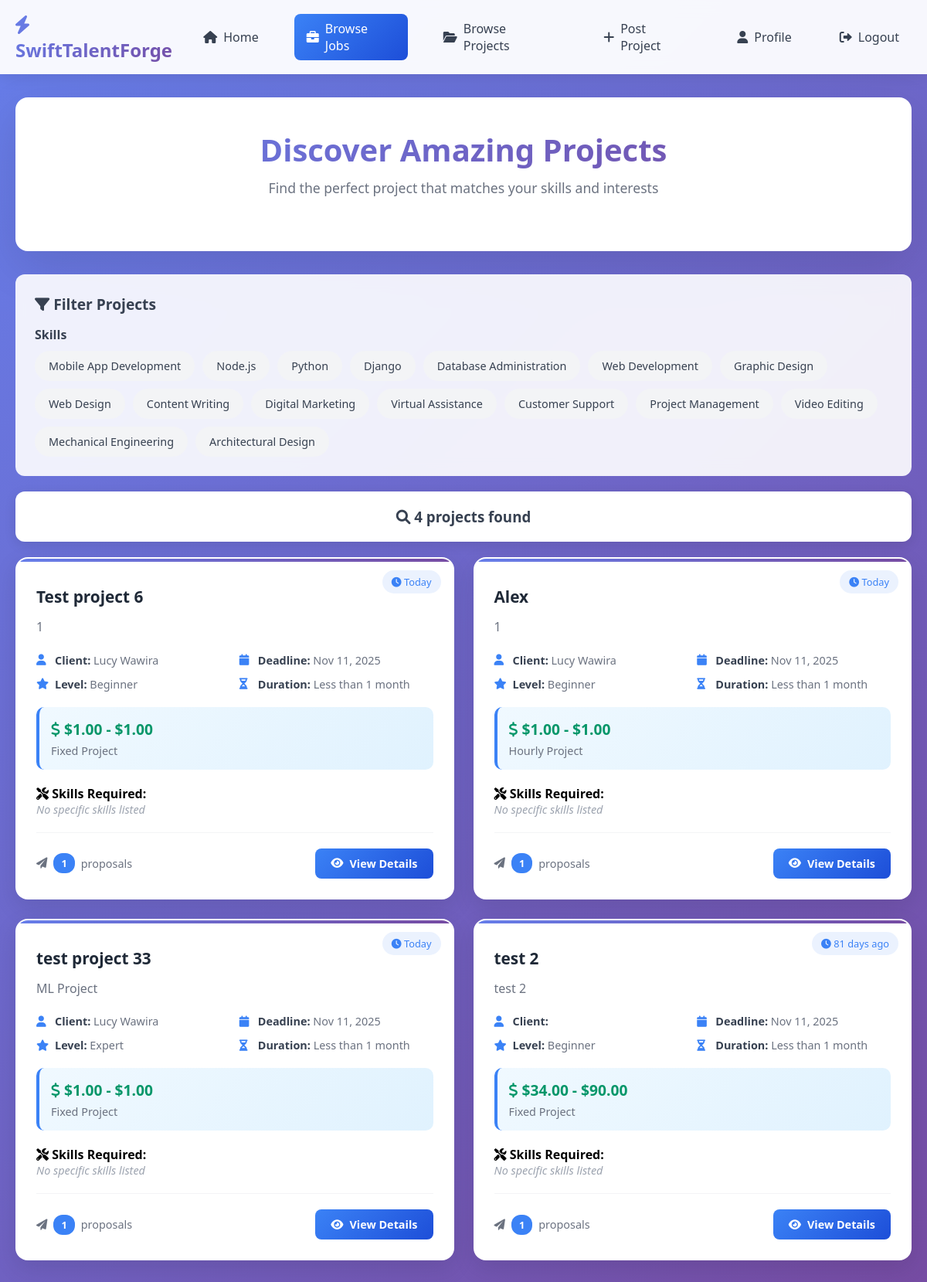
/browse_jobs/ (signed in), run on the app's committed database.
### Portal/models.py (models this page shows, shortened)
class Skill(models.Model):
    skill_name = models.CharField(max_length=50, unique=True, primary_key=True)

class Project(models.Model):
    STATUS_CHOICES = [
        ('posted', 'Posted'),
        ('bidding', 'Receiving Bids'),
        ('hired', 'Freelancer Hired'),
        ('in_progress', 'Work in Progress'),
        ('submitted', 'Work Submitted'),
        ('revision', 'Revision Requested'),
        ('completed', 'Completed'),
        ('cancelled', 'Cancelled'),
    ]
    project_name = models.CharField(max_length=100)  # Removed unique=True
    description = models.CharField(max_length=300, default=None)
    postedOn = models.DateTimeField(auto_now_add=True)
    leader = models.ForeignKey(CustomUser, on_delete=models.CASCADE)
    isCompleted = models.BooleanField(default=False)
    deadline = models.DateField()
    task_count = models.IntegerField(default=0)
    budget_min = models.DecimalField(max_digits=10, decimal_places=2, default=0)
    budget_max = models.DecimalField(max_digits=10, decimal_places=2, default=0)
    project_type = models.CharField(max_length=20, choices=[
        ("Fixed", "Fixed Price"), ("Hourly", "Hourly Rate")
    ], default="Fixed")
    experience_level = models.CharField(max_length=20, choices=[
        ("Entry", "Entry Level"), ("Intermediate", "Intermediate"), ("Expert", "Expert")
    ], default="Intermediate")
    project_duration = models.CharField(max_length=30, choices=[
        ("Less than 1 month", "Less than 1 month"),
        ("1 to 3 months", "1 to 3 months"),
        ("3 to 6 months", "3 to 6 months"),
        ("More than 6 months", "More than 6 months")
    ], default="1 to 3 months")
    proposals_count = models.IntegerField(default=0)
    project_status = models.CharField(max_length=20, choices=STATUS_CHOICES, default='posted')

class CustomUser(models.Model):
    user = models.OneToOneField(User, on_delete=models.CASCADE, primary_key=True)
    phone_number = models.CharField(max_length=11, default=None)
    bio = models.TextField(max_length=500, default=None)
    image = models.ImageField(upload_to='profiles/')
    batchYear = models.CharField(max_length=4, choices=[
        ("None", "None"), ("UG-1", "UG-1"), ("UG-2", "UG-2"), ("UG-3", "UG-3"),
        ("UG-4", "UG-4"), ("MS", "MS"), ("Ph.D", "Ph.D")
    ], default='None')
    gender = models.CharField(max_length=10, choices=[
        ("Male", "Male"), ("Female", "Female")
    ], default="Male", blank=False)

### Portal/views.py (the view)
# urls.py: path('browse_jobs/', views.browse_jobs, name='browse_jobs'),
def browse_jobs(request):
    context = dict()
    cuser = None
    if request.user.is_authenticated:
        cuser = CustomUser.objects.get(user=request.user)
    if cuser:
        projects = Project.objects.filter(isCompleted=False).exclude(leader=cuser).order_by('-postedOn')
    else:
        projects = Project.objects.filter(isCompleted=False).order_by('-postedOn')
    for project in projects:
        try:
            project.skills_required = ProjectSkillsRequired.objects.filter(project=project)
        except:
            project.skills_required = []
        project.time_posted = project.postedOn
        project.days_ago = (timezone.now() - project.postedOn).days
    context['projects'] = projects
    context['skill_list'] = Skill.objects.all()
    return render(request, 'browsejobs.html', context)

### Portal/templates/browsejobs.html (shortened to what this page needs)
<!DOCTYPE html>
<html lang="en">
<head>
    <link href="https://cdnjs.cloudflare.com/ajax/libs/font-awesome/6.0.0/css/all.min.css" rel="stylesheet">
</head>
<body>
    <nav class="navbar">
        <div class="nav-container">
            <a href="{% url 'Portal:home' %}" class="logo">
                <i class="fas fa-bolt"></i>
                SwiftTalentForge
            </a>
            <div class="nav-links">
                <a href="{% url 'Portal:home' %}" class="nav-link">
                    <i class="fas fa-home"></i>
                    Home
                </a>
                <a href="{% url 'Portal:browse_jobs' %}" class="nav-link active">
                    <i class="fas fa-briefcase"></i>
                    Browse Jobs
                </a>
                <a href="{% url 'Portal:browse_projects' %}" class="nav-link">
                    <i class="fas fa-folder-open"></i>
                    Browse Projects
                </a>
                <a href="{% url 'Portal:post_project' %}" class="nav-link">
                    <i class="fas fa-plus"></i>
                    Post Project
                </a>
                <a href="{% url 'Portal:profile' request.user.username %}" class="nav-link">
                    <i class="fas fa-user"></i>
                    Profile
                </a>
                <a href="{% url 'Portal:logout' %}" class="nav-link">
                    <i class="fas fa-sign-out-alt"></i>
                    Logout
                </a>
            </div>
        </div>
    </nav>
    <div class="container">
        <div class="header">
            <h1 class="page-title">
                Discover Amazing Projects
            </h1>
            <p class="page-subtitle">
                Find the perfect project that matches your skills and interests
            </p>
        </div>
        <div class="filter-section">
            <h3 class="filter-title">
                <i class="fas fa-filter"></i>
                Filter Projects
            </h3>
            <div class="filter-category">
                <h4 style="margin-bottom: 10px; color: #374151;">Skills</h4>
                <div class="skills-filter">
                    {% for skill in skill_list %}
                        <div class="skill-filter-item" data-skill="{{ skill.skill_name }}">
                            {{ skill.skill_name }}
                        </div>
                    {% endfor %}
                </div>
            </div>
        </div>
        <div style="background: white; padding: 20px; border-radius: 12px; margin-bottom: 20px; text-align: center; box-shadow: 0 4px 15px rgba(0, 0, 0, 0.1);">
            <h3 style="color: #374151; margin: 0;">
                <i class="fas fa-search"></i>
                {{ projects|length }} project{{ projects|length|pluralize }} found
            </h3>
        </div>
        {% if projects %}
            <div class="projects-grid" id="projectsGrid">
                {% for project in projects %}
                    <div class="project-card" data-skills="{% for skill_req in project.skills_required %}{{ skill_req.skill.skill_name }}{% if not forloop.last %},{% endif %}{% endfor %}">
                        <div class="posted-time">
                            <i class="fas fa-clock"></i>
                            {% if project.days_ago == 0 %}
                                Today
                            {% elif project.days_ago == 1 %}
                                Yesterday
                            {% else %}
                                {{ project.days_ago }} days ago
                            {% endif %}
                        </div>
                        <h3 class="project-title">{{ project.project_name }}</h3>
                        <p class="project-description">{{ project.description }}</p>
                        <div class="project-meta">
                            <div class="meta-item">
                                <i class="fas fa-user"></i>
                                <span><strong>Client:</strong> {{ project.leader.user.first_name }} {{ project.leader.user.last_name }}</span>
                            </div>
                            <div class="meta-item">
                                <i class="fas fa-calendar"></i>
                                <span><strong>Deadline:</strong> {{ project.deadline|date:"M d, Y" }}</span>
                            </div>
                            <div class="meta-item">
                                <i class="fas fa-star"></i>
                                <span><strong>Level:</strong> {{ project.experience_level }}</span>
                            </div>
                            <div class="meta-item">
                                <i class="fas fa-hourglass-half"></i>
                                <span><strong>Duration:</strong> {{ project.project_duration }}</span>
                            </div>
                        </div>
                        <div class="project-budget">
                            <div class="budget-amount">
                                <i class="fas fa-dollar-sign"></i>
                                {% if project.budget_min > 0 or project.budget_max > 0 %}
                                    ${{ project.budget_min }} - ${{ project.budget_max }}
                                {% else %}
                                    Budget not specified
                                {% endif %}
                            </div>
                            <div class="budget-type">{{ project.project_type }} Project</div>
                        </div>
                        <div class="project-skills">
                            <strong><i class="fas fa-tools"></i> Skills Required:</strong>
                            {% if project.skills_required %}
                                <div class="skills-container">
                                    {% for skill_req in project.skills_required %}
                                        <span class="skill-tag">{{ skill_req.skill.skill_name }}</span>
                                    {% endfor %}
                                </div>
                            {% else %}
                                <div class="no-skills">No specific skills listed</div>
                            {% endif %}
                        </div>
                        <div class="project-footer">
                            <div class="proposals-info">
                                <i class="fas fa-paper-plane"></i>
                                <span class="proposals-count">{{ project.proposals_count|default:0 }}</span>
                                proposals
                            </div>
                            <a href="{% url 'Portal:project_detail' project.id %}" class="view-btn">
                                <i class="fas fa-eye"></i>
                                View Details
                            </a>
                        </div>
                    </div>
                {% endfor %}
            </div>
        {% else %}
            <div class="no-projects">
                <i class="fas fa-folder-open"></i>
                <h3>No Projects Available</h3>
                <p>There are currently no projects posted. Check back later for new opportunities!</p>
            </div>
        {% endif %}
    </div>
</body>
</html>

### data on the page
Skill: skill_name "Mobile App Development"
Skill: skill_name "Node.js"
Skill: skill_name "Python"
Skill: skill_name "Django"
Skill: skill_name "Database Administration"
Skill: skill_name "Web Development"
Skill: skill_name "Graphic Design"
Skill: skill_name "Web Design"
Skill: skill_name "Content Writing"
Skill: skill_name "Digital Marketing"
Skill: skill_name "Virtual Assistance"
Skill: skill_name "Customer Support"
Skill: skill_name "Project Management"
Skill: skill_name "Video Editing"
Skill: skill_name "Mechanical Engineering"
Skill: skill_name "Architectural Design"
Project: shows "Today", project_name "Test project 6", description "1", leader.user.first_name "Lucy", leader.user.last_name "Wawira", deadline "Nov 11, 2025", experience_level "Beginner", project_duration "Less than 1 month", budget_min "1.00", budget_max "1.00", project_type "Fixed", shows "No specific skills listed", proposals_count "1"
Project: shows "Today", project_name "Alex", description "1", leader.user.first_name "Lucy", leader.user.last_name "Wawira", deadline "Nov 11, 2025", experience_level "Beginner", project_duration "Less than 1 month", budget_min "1.00", budget_max "1.00", project_type "Hourly", shows "No specific skills listed", proposals_count "1"
Project: shows "Today", project_name "test project 33", description "ML Project", leader.user.first_name "Lucy", leader.user.last_name "Wawira", deadline "Nov 11, 2025", experience_level "Expert", project_duration "Less than 1 month", budget_min "1.00", budget_max "1.00", project_type "Fixed", shows "No specific skills listed", proposals_count "1"
Project: days_ago "81", project_name "test 2", description "test 2", deadline "Nov 11, 2025", experience_level "Beginner", project_duration "Less than 1 month", budget_min "34.00", budget_max "90.00", project_type "Fixed", shows "No specific skills listed", proposals_count "1"

### other printed values
{{ projects|length }} "4"
